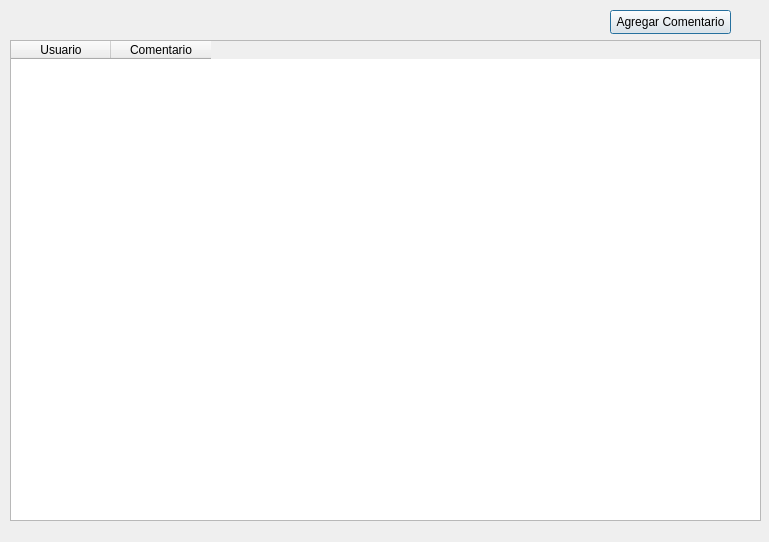
<?xml version="1.0" encoding="UTF-8"?>
<ui version="4.0">
 <class>ventanaNotas_NP</class>
 <widget class="QDialog" name="ventanaNotas_NP">
  <property name="geometry">
   <rect>
    <x>0</x>
    <y>0</y>
    <width>769</width>
    <height>542</height>
   </rect>
  </property>
  <property name="windowTitle">
   <string>NOTAS de la Nota de Pedido</string>
  </property>
  <widget class="QPushButton" name="btnAgregarComentario_NP">
   <property name="geometry">
    <rect>
     <x>610</x>
     <y>10</y>
     <width>121</width>
     <height>24</height>
    </rect>
   </property>
   <property name="text">
    <string>Agregar Comentario</string>
   </property>
  </widget>
  <widget class="QTableWidget" name="tableNotas_NP">
   <property name="geometry">
    <rect>
     <x>10</x>
     <y>40</y>
     <width>751</width>
     <height>481</height>
    </rect>
   </property>
   <column>
    <property name="text">
     <string>Usuario</string>
    </property>
   </column>
   <column>
    <property name="text">
     <string>Comentario</string>
    </property>
   </column>
  </widget>
 </widget>
 <resources/>
 <connections/>
</ui>
